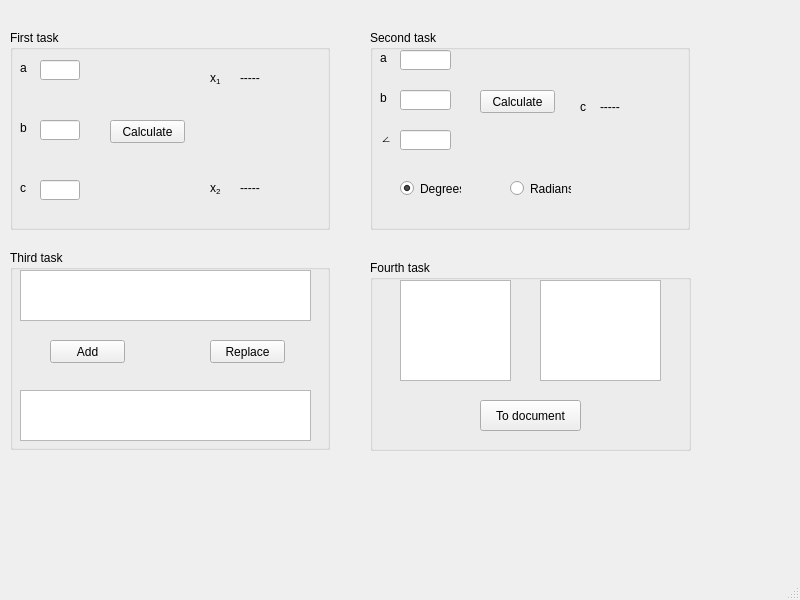
<?xml version="1.0" encoding="UTF-8"?>
<ui version="4.0">
 <class>MainWindow</class>
 <widget class="QMainWindow" name="MainWindow">
  <property name="geometry">
   <rect>
    <x>0</x>
    <y>0</y>
    <width>800</width>
    <height>600</height>
   </rect>
  </property>
  <property name="windowTitle">
   <string>MainWindow</string>
  </property>
  <widget class="QWidget" name="centralwidget">
   <widget class="QGroupBox" name="groupBox">
    <property name="geometry">
     <rect>
      <x>10</x>
      <y>30</y>
      <width>320</width>
      <height>200</height>
     </rect>
    </property>
    <property name="title">
     <string>First task</string>
    </property>
    <widget class="QLabel" name="second_root">
     <property name="geometry">
      <rect>
       <x>230</x>
       <y>150</y>
       <width>61</width>
       <height>16</height>
      </rect>
     </property>
     <property name="text">
      <string>-----</string>
     </property>
    </widget>
    <widget class="QLabel" name="label_5">
     <property name="geometry">
      <rect>
       <x>200</x>
       <y>150</y>
       <width>16</width>
       <height>16</height>
      </rect>
     </property>
     <property name="text">
      <string>&lt;html&gt;&lt;head/&gt;&lt;body&gt;&lt;p&gt;x&lt;span style=&quot; vertical-align:sub;&quot;&gt;2&lt;/span&gt;&lt;/p&gt;&lt;/body&gt;&lt;/html&gt;</string>
     </property>
    </widget>
    <widget class="QLabel" name="label_b">
     <property name="geometry">
      <rect>
       <x>10</x>
       <y>90</y>
       <width>16</width>
       <height>16</height>
      </rect>
     </property>
     <property name="text">
      <string>b</string>
     </property>
    </widget>
    <widget class="QLabel" name="label_c">
     <property name="geometry">
      <rect>
       <x>10</x>
       <y>150</y>
       <width>16</width>
       <height>16</height>
      </rect>
     </property>
     <property name="text">
      <string>c</string>
     </property>
    </widget>
    <widget class="QLineEdit" name="line_b">
     <property name="geometry">
      <rect>
       <x>30</x>
       <y>90</y>
       <width>40</width>
       <height>20</height>
      </rect>
     </property>
    </widget>
    <widget class="QLabel" name="first_root">
     <property name="geometry">
      <rect>
       <x>230</x>
       <y>40</y>
       <width>61</width>
       <height>16</height>
      </rect>
     </property>
     <property name="autoFillBackground">
      <bool>false</bool>
     </property>
     <property name="text">
      <string>-----</string>
     </property>
    </widget>
    <widget class="QLabel" name="label_a">
     <property name="geometry">
      <rect>
       <x>10</x>
       <y>30</y>
       <width>16</width>
       <height>16</height>
      </rect>
     </property>
     <property name="text">
      <string>a</string>
     </property>
    </widget>
    <widget class="QLineEdit" name="line_a">
     <property name="geometry">
      <rect>
       <x>30</x>
       <y>30</y>
       <width>40</width>
       <height>20</height>
      </rect>
     </property>
    </widget>
    <widget class="QPushButton" name="calculate">
     <property name="geometry">
      <rect>
       <x>100</x>
       <y>90</y>
       <width>75</width>
       <height>23</height>
      </rect>
     </property>
     <property name="text">
      <string>Calculate</string>
     </property>
    </widget>
    <widget class="QLabel" name="label_4">
     <property name="geometry">
      <rect>
       <x>200</x>
       <y>40</y>
       <width>16</width>
       <height>16</height>
      </rect>
     </property>
     <property name="text">
      <string>&lt;html&gt;&lt;head/&gt;&lt;body&gt;&lt;p&gt;x&lt;span style=&quot; vertical-align:sub;&quot;&gt;1&lt;/span&gt;&lt;/p&gt;&lt;/body&gt;&lt;/html&gt;</string>
     </property>
    </widget>
    <widget class="QLineEdit" name="line_c">
     <property name="geometry">
      <rect>
       <x>30</x>
       <y>150</y>
       <width>40</width>
       <height>20</height>
      </rect>
     </property>
    </widget>
   </widget>
   <widget class="QGroupBox" name="groupBox_2">
    <property name="geometry">
     <rect>
      <x>370</x>
      <y>30</y>
      <width>320</width>
      <height>200</height>
     </rect>
    </property>
    <property name="title">
     <string>Second task</string>
    </property>
    <widget class="QLineEdit" name="line2_a">
     <property name="geometry">
      <rect>
       <x>30</x>
       <y>20</y>
       <width>51</width>
       <height>20</height>
      </rect>
     </property>
     <property name="text">
      <string/>
     </property>
    </widget>
    <widget class="QLineEdit" name="line2_b">
     <property name="geometry">
      <rect>
       <x>30</x>
       <y>60</y>
       <width>51</width>
       <height>20</height>
      </rect>
     </property>
    </widget>
    <widget class="QLineEdit" name="line2_degree">
     <property name="geometry">
      <rect>
       <x>30</x>
       <y>100</y>
       <width>51</width>
       <height>20</height>
      </rect>
     </property>
    </widget>
    <widget class="QLabel" name="label2_a">
     <property name="geometry">
      <rect>
       <x>10</x>
       <y>20</y>
       <width>16</width>
       <height>16</height>
      </rect>
     </property>
     <property name="text">
      <string>a</string>
     </property>
    </widget>
    <widget class="QLabel" name="label2_b">
     <property name="geometry">
      <rect>
       <x>10</x>
       <y>60</y>
       <width>16</width>
       <height>16</height>
      </rect>
     </property>
     <property name="text">
      <string>b</string>
     </property>
    </widget>
    <widget class="QLabel" name="label2_degree">
     <property name="geometry">
      <rect>
       <x>10</x>
       <y>100</y>
       <width>16</width>
       <height>16</height>
      </rect>
     </property>
     <property name="text">
      <string>∠</string>
     </property>
    </widget>
    <widget class="QRadioButton" name="radioButton_degrees">
     <property name="geometry">
      <rect>
       <x>30</x>
       <y>150</y>
       <width>61</width>
       <height>17</height>
      </rect>
     </property>
     <property name="text">
      <string>Degrees</string>
     </property>
     <property name="checked">
      <bool>true</bool>
     </property>
    </widget>
    <widget class="QRadioButton" name="radioButton_radians">
     <property name="geometry">
      <rect>
       <x>140</x>
       <y>150</y>
       <width>61</width>
       <height>17</height>
      </rect>
     </property>
     <property name="text">
      <string>Radians</string>
     </property>
    </widget>
    <widget class="QPushButton" name="calculate2">
     <property name="geometry">
      <rect>
       <x>110</x>
       <y>60</y>
       <width>75</width>
       <height>23</height>
      </rect>
     </property>
     <property name="text">
      <string>Calculate</string>
     </property>
    </widget>
    <widget class="QLabel" name="label2_c">
     <property name="geometry">
      <rect>
       <x>210</x>
       <y>70</y>
       <width>16</width>
       <height>16</height>
      </rect>
     </property>
     <property name="text">
      <string>c&lt;br&gt;</string>
     </property>
    </widget>
    <widget class="QLabel" name="label2_answer">
     <property name="geometry">
      <rect>
       <x>230</x>
       <y>70</y>
       <width>47</width>
       <height>13</height>
      </rect>
     </property>
     <property name="text">
      <string>-----</string>
     </property>
    </widget>
   </widget>
   <widget class="QGroupBox" name="groupBox_3">
    <property name="geometry">
     <rect>
      <x>10</x>
      <y>250</y>
      <width>320</width>
      <height>200</height>
     </rect>
    </property>
    <property name="title">
     <string>Third task</string>
    </property>
    <widget class="QPlainTextEdit" name="plainTextEdit">
     <property name="geometry">
      <rect>
       <x>10</x>
       <y>140</y>
       <width>291</width>
       <height>51</height>
      </rect>
     </property>
     <property name="readOnly">
      <bool>true</bool>
     </property>
    </widget>
    <widget class="QPushButton" name="pushButton_add">
     <property name="geometry">
      <rect>
       <x>40</x>
       <y>90</y>
       <width>75</width>
       <height>23</height>
      </rect>
     </property>
     <property name="text">
      <string>Add</string>
     </property>
    </widget>
    <widget class="QPushButton" name="pushButton_replace">
     <property name="geometry">
      <rect>
       <x>200</x>
       <y>90</y>
       <width>75</width>
       <height>23</height>
      </rect>
     </property>
     <property name="text">
      <string>Replace</string>
     </property>
    </widget>
    <widget class="QTextEdit" name="textEdit">
     <property name="geometry">
      <rect>
       <x>10</x>
       <y>20</y>
       <width>291</width>
       <height>51</height>
      </rect>
     </property>
    </widget>
   </widget>
   <widget class="QGroupBox" name="groupBox_4">
    <property name="geometry">
     <rect>
      <x>370</x>
      <y>260</y>
      <width>321</width>
      <height>191</height>
     </rect>
    </property>
    <property name="title">
     <string>Fourth task</string>
    </property>
    <widget class="QTextEdit" name="textEdit_2">
     <property name="geometry">
      <rect>
       <x>30</x>
       <y>20</y>
       <width>111</width>
       <height>101</height>
      </rect>
     </property>
    </widget>
    <widget class="QPushButton" name="pushButton">
     <property name="geometry">
      <rect>
       <x>110</x>
       <y>140</y>
       <width>101</width>
       <height>31</height>
      </rect>
     </property>
     <property name="text">
      <string>To document</string>
     </property>
    </widget>
    <widget class="QTextEdit" name="textEdit_3">
     <property name="geometry">
      <rect>
       <x>170</x>
       <y>20</y>
       <width>121</width>
       <height>101</height>
      </rect>
     </property>
     <property name="readOnly">
      <bool>true</bool>
     </property>
    </widget>
   </widget>
  </widget>
  <widget class="QMenuBar" name="menubar">
   <property name="geometry">
    <rect>
     <x>0</x>
     <y>0</y>
     <width>800</width>
     <height>21</height>
    </rect>
   </property>
  </widget>
  <widget class="QStatusBar" name="statusbar"/>
 </widget>
 <resources/>
 <connections/>
</ui>
